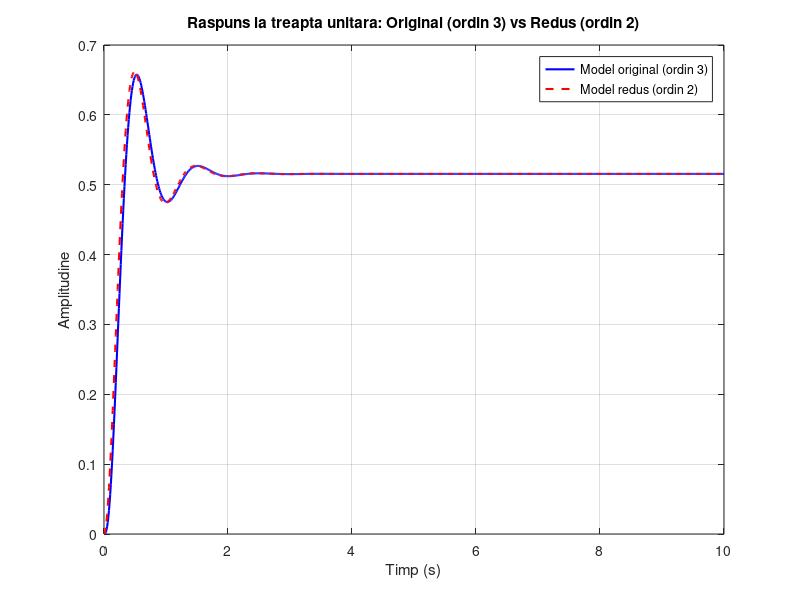

Write the MATLAB code that produced this figure.
%% Definire sistem open-loop Gd(s) = 750 / (s^3 + 36s^2 + 205s + 705)
num_open = 750;
den_open = [1 36 205 705];
Gd = tf(num_open, den_open);

% Sistem in bucla inchisa cu feedback unitar negativ
G = feedback(Gd, 1);  % G(s) = Gd / (1 + Gd)

% 1. Polii sistemului (in bucla inchisa)
poli = pole(G);
disp('Polii sistemului in bucla inchisa:');
disp(poli);

% 2. Reducerea ordinului (aproximare prin poli dominanti)
% Gasim radacinile numitorului bucla inchisa: s^3 + 36s^2 + 205s + 1455
den_closed = [1 36 205 705 + 750];  % 705 + 750 = 1455
radacini = roots(den_closed);

% Sortam dupa distanta fata de origine (polul cel mai departat e rapid, il ignoram)
[~, idx] = sort(abs(real(radacini)), 'descend');  % cel mai mare |Re| primul
pol_rapid = radacini(idx(1));
poli_dominanti = radacini(idx(2:3));

disp('Pol rapid (ignorat):'); disp(pol_rapid);
disp('Poli dominanti:'); disp(poli_dominanti);

% Construim model redus de ordin 2
a = -sum(poli_dominanti);          % coef s (real, pozitiv)
b = poli_dominanti(1)*poli_dominanti(2);  % termen constant (real)

% Pastram gain-ul DC pentru potrivire stationara
dc_gain = dcgain(G);
num_redus = dc_gain * b;
den_redus = [1 a real(b)];

G_red = tf(num_redus, den_redus);

disp('Model redus de ordin 2:');
disp(G_red);

% 3. Raspuns la treapta unitara - comparatie
t = 0:0.01:10;  % timp suficient
[y_orig, t] = step(G, t);
[y_red, t] = step(G_red, t);

figure(1);
plot(t, y_orig, 'b-', 'LineWidth', 1.5); hold on;
plot(t, y_red, 'r--', 'LineWidth', 1.5);
grid on;
xlabel('Timp (s)');
ylabel('Amplitudine');
title('Raspuns la treapta unitara: Original (ordin 3) vs Redus (ordin 2)');
legend('Model original (ordin 3)', 'Model redus (ordin 2)');
hold off;

% Calcul suprareglaj (overshoot) pentru ambele
overshoot_orig = (max(y_orig) - y_orig(end)) / y_orig(end) * 100;
overshoot_red = (max(y_red) - y_red(end)) / y_red(end) * 100;
disp(['Suprareglaj model original: ', num2str(overshoot_orig, '%.2f'), ' %']);
disp(['Suprareglaj model redus: ', num2str(overshoot_red, '%.2f'), ' %']);

% 4. Tipul de intrare cu eroare stationara finita (pentru modelul simplificat)
% Modelul redus e tip 0 (fara integrator => Kp finit, Kv=0, Ka=0)
% Folosind functiile tale sserrors (daca le ai in folderul curent)
% Daca nu, decomenteaza liniile de mai jos:

% sserrors(num_redus, den_redus);  % va afisa tip 0, eroare finita doar la treapta

% Sau manual:
Kp = dcgain(G_red);  % = lim s->0 G_red(s)
Ess_step = 1 / (1 + Kp);
disp(['Eroare stationara la treapta (model redus): ', num2str(Ess_step)]);
disp('Pentru rampa si parabola: eroare infinita (tip 0)');
disp('Deci eroare stationara finita doar pentru intrare TREAPTA.');
